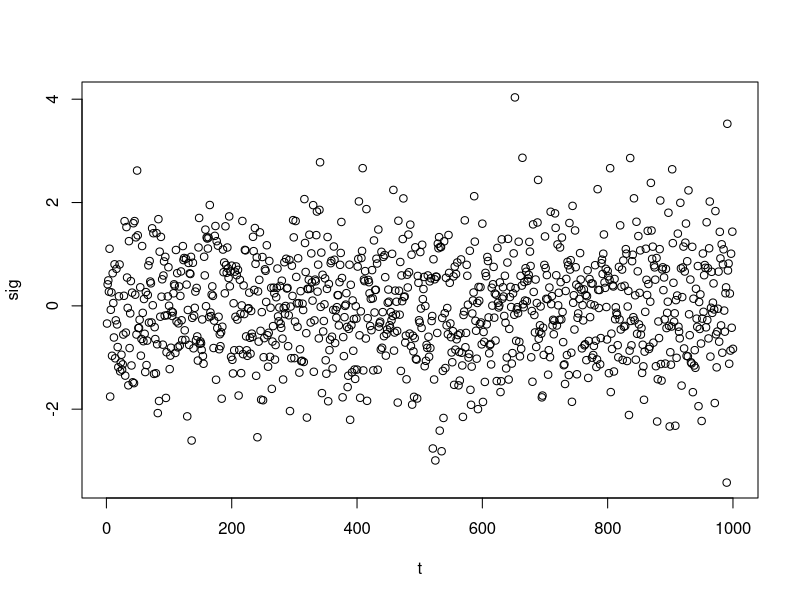
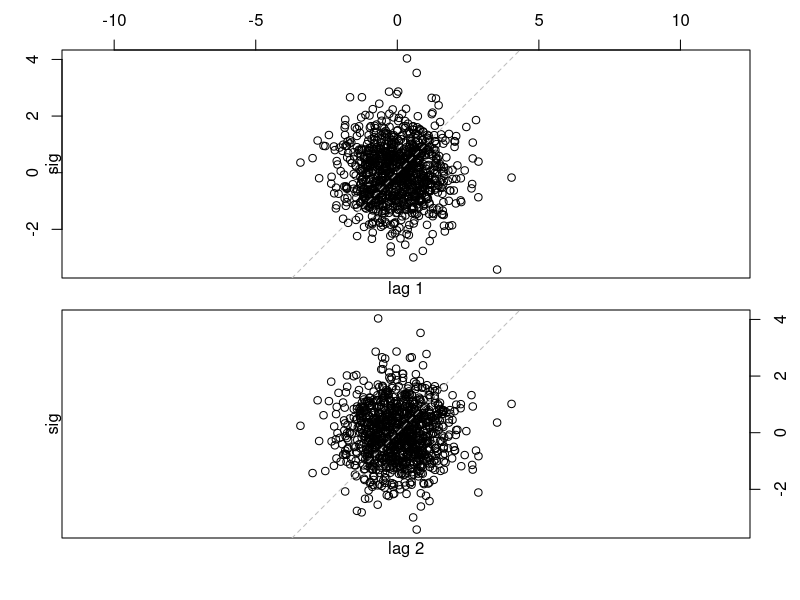
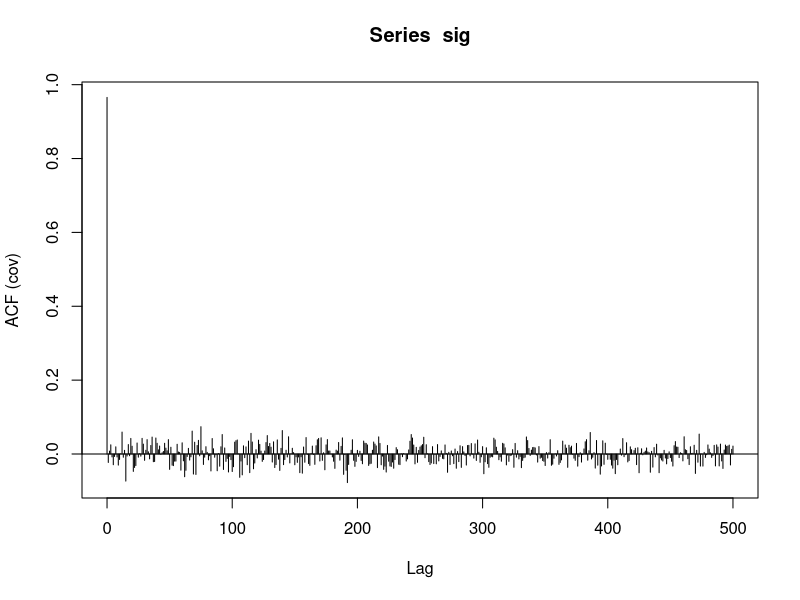
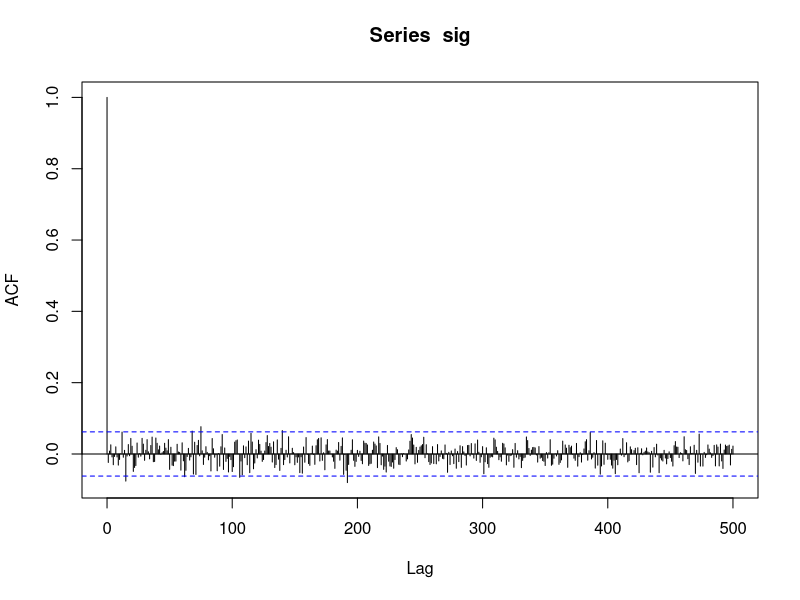
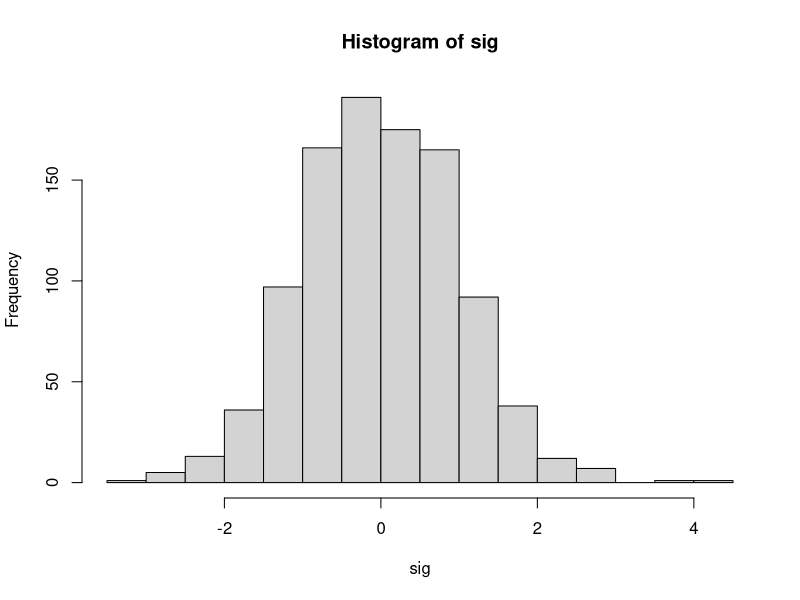
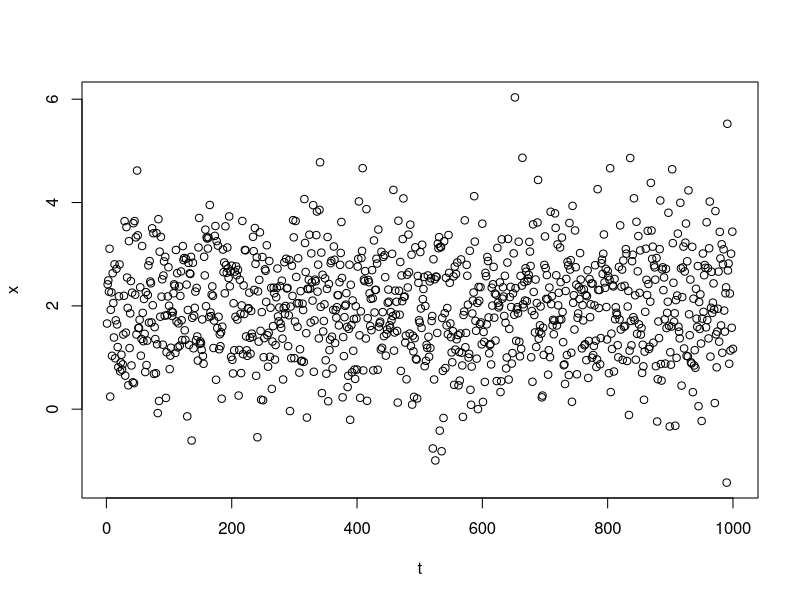
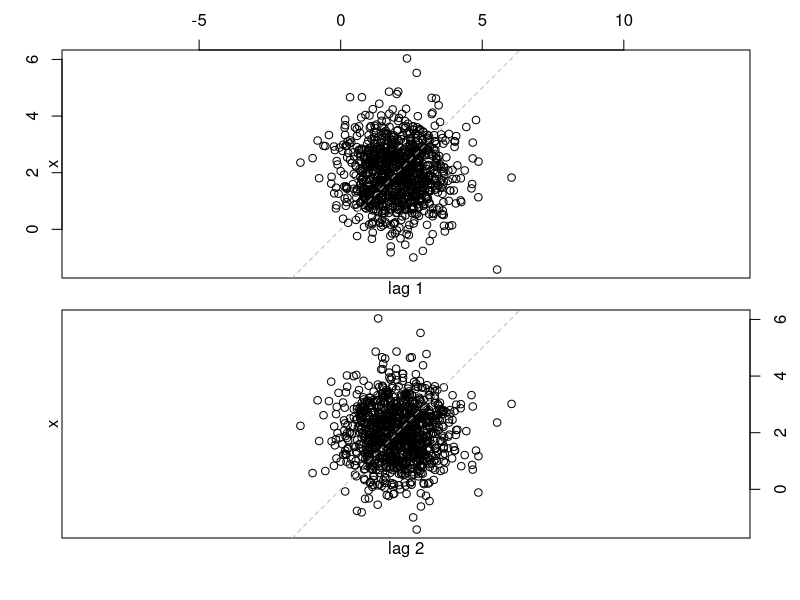
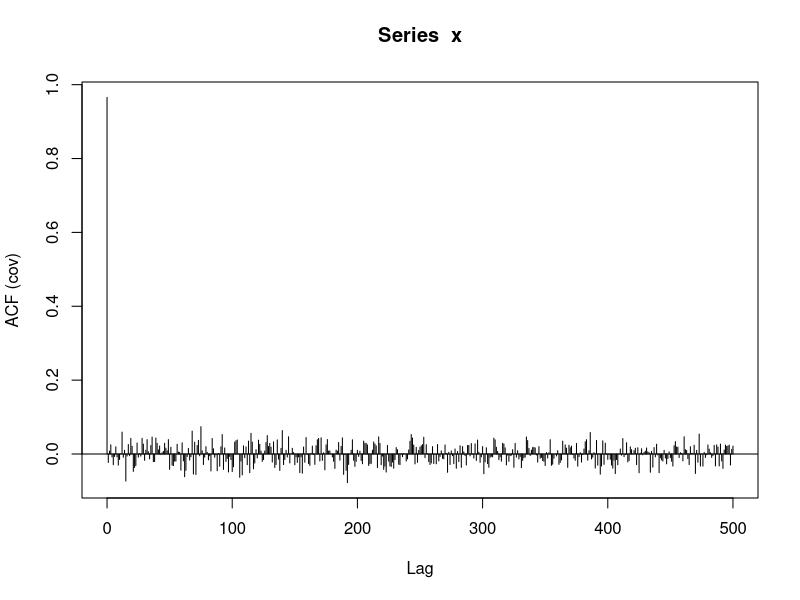

The R source for these figures, in order:
## ---- chunk 1
knitr::opts_chunk$set(echo = TRUE)
## ---- chunk 2
sig <- rnorm(1000, mean=0, sd=1)
## ---- chunk 3
t <- 1:1000
plot(x=t,y=sig)
## ---- chunk 4
lag.plot(sig, lags=2)
## ---- chunk 5
mean(sig)
var(sig)
## ---- chunk 6
#Auto-Covariance
covar <- acf(sig, lag.max = 500, type = "covariance")
# Average Auto-Covariance over all time lags from 0->500
mean(covar$acf)

#Auto-Correlation
auto_cor <- acf(sig, lag.max = 500, type = "correlation")
# Average Auto-Correlation over all time lags from 0->500
mean(auto_cor$acf)
## ---- chunk 7
min(sig)
max(sig)
hist(sig)
## ---- chunk 8
x <- 2.0 + sig

plot(t,x)
## ---- chunk 9
lag.plot(x, lags=2)
## ---- chunk 10
mean(x)
var(x)
## ---- chunk 11
#Auto-Covariance
covar <- acf(x, lag.max = 500, type = "covariance")
# Average Auto-Covariance over all time lags from 0->500
mean(covar$acf)

#Auto-Correlation
auto_cor <- acf(x, lag.max = 500, type = "correlation")
# Average Auto-Correlation over all time lags from 0->500
mean(auto_cor$acf)
## ---- chunk 12
min(x)
max(x)
hist(x)
## ---- chunk 13
x <- cumsum(sig)
plot(t,x)
## ---- chunk 14
lag.plot(x, lags=2)
## ---- chunk 15
mean(x)
var(x)
## ---- chunk 16
#Auto-Covariance
covar <- acf(x, lag.max = 500, type = "covariance")
# Average Auto-Covariance over all time lags from 0->500
mean(covar$acf)

#Auto-Correlation
auto_cor <- acf(x, lag.max = 500, type = "correlation")
# Average Auto-Correlation over all time lags from 0->500
mean(auto_cor$acf)
## ---- chunk 17
min(x)
max(x)
hist(x)
